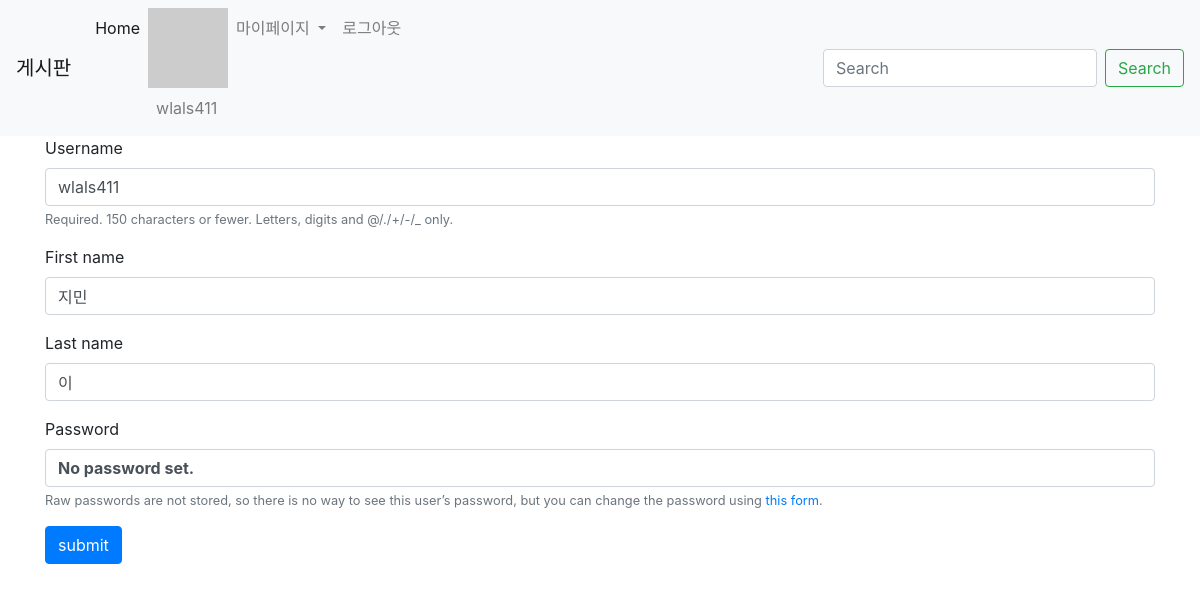
Page /accounts/update/ (signed in) on the committed database.
### accounts/models.py (models this page shows)
class User(AbstractUser):
    pass

### accounts/views.py (the view)
# urls.py: path('update/', views.update, name='update'),
@login_required
def update(request):
    if request.method == 'POST':
        form = CustomUserChangeForm(request.POST, instance=request.user)
        if form.is_valid():
            form.save()
            return redirect('articles:index')
    else:
        form = CustomUserChangeForm(instance=request.user)
    context = {
        'form': form,
    }
    return render(request, 'accounts/form.html', context)

### accounts/forms.py
class CustomUserChangeForm(UserChangeForm):
    class Meta:
        model = get_user_model() # User return
        fields = ('username', 'first_name', 'last_name')

### articles/templatetags/gravatar.py (called while the page is built)
@register.filter
def makehash(email):
    return 'https://www.gravatar.com/avatar/' + hashlib.md5(email.strip().lower().encode('utf-8')).hexdigest()

### accounts/templates/accounts/form.html (shortened to what this page needs)
{% extends 'articles/base.html'%}
{% load bootstrap4 %}
{% block body %}
<form action="" method="POST">
  {% bootstrap_form form %}
  {% buttons %}
  <button type="submit" class="btn btn-primary">submit</button>
  {% endbuttons %}
</form>
{% endblock %}

### articles/templates/_navbar.html (shortened to what this page needs)
<nav class="navbar navbar-expand-lg navbar-light bg-light">
    <a class="navbar-brand" href="{% url 'articles:index' %}">게시판</a>
    <div class="collapse navbar-collapse" id="navbarSupportedContent">
      <ul class="navbar-nav mr-auto">
        <li class="nav-item active">
          <a class="nav-link" href="{% url 'articles:index' %}">Home <span class="sr-only">(current)</span></a>
        </li>
        {% if user.is_authenticated %}
        <li class="nav-item">
          {% load gravatar %}
          <img src="{{ user.email|makehash }}" alt="">
          <a class="nav-link"> {{user.username}}</a>
        </li>
        <li class="nav-item dropdown">
          <a class="nav-link dropdown-toggle" href="#" id="navbarDropdown" role="button" data-toggle="dropdown" aria-haspopup="true" aria-expanded="false">
            마이페이지
          </a>
        </li>
        <li class="nav-item">
          <a class="nav-link" href="{% url 'accounts:logout' %}"> 로그아웃</a>
        </li>
        {% endif %}
      </ul>
      <form class="form-inline my-2 my-lg-0">
        <input class="form-control mr-sm-2" type="search" placeholder="Search" aria-label="Search">
        <button class="btn btn-outline-success my-2 my-sm-0" type="submit">Search</button>
      </form>
    </div>
  </nav>

### rows in the picture
User: username "wlals411", first_name "지민", last_name "이"
